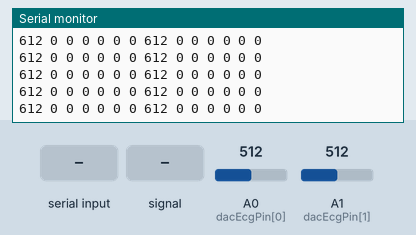
A sketch run on a simulated Arduino Uno, built with avr-gcc and run on an emulated ATmega328P. Parts: the last lines printed to the serial monitor. Inputs (shaded band) come from the test bench; at power-on: A0 (dacEcgPin[0]) = 512, A1 (dacEcgPin[1]) = 512.

Above: at 1.2 s.
1.3 s: "Reset1\n" received over the second serial link
4.3 s: A0 (dacEcgPin[0]) fed a 200 Hz sine of ±81 counts around its level
At 4.9 s:
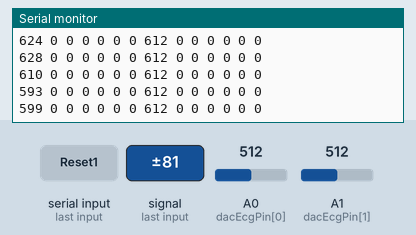
5.8 s: A1 (dacEcgPin[1]) fed a 200 Hz sine of ±81 counts around its level
At 6.7 s:
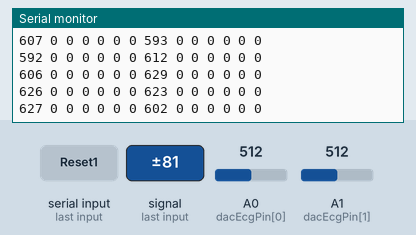
7.3 s: A0 (dacEcgPin[0]) set to 0
At 7.9 s:
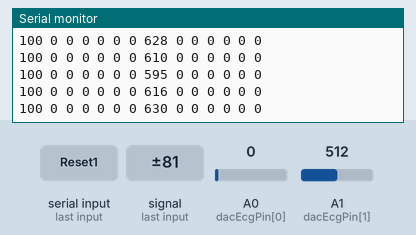
8.8 s: A1 (dacEcgPin[1]) set to 0
At 9.8 s:
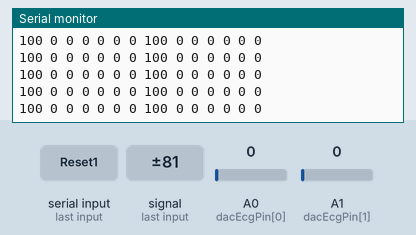
10.3 s: A0 (dacEcgPin[0]) set to 122
At 10.8 s:
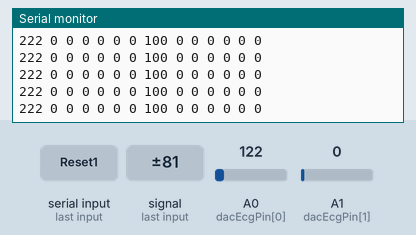
Timing chart, 0 to 12.8 s (numbered marks = the images above; inputs shaded):
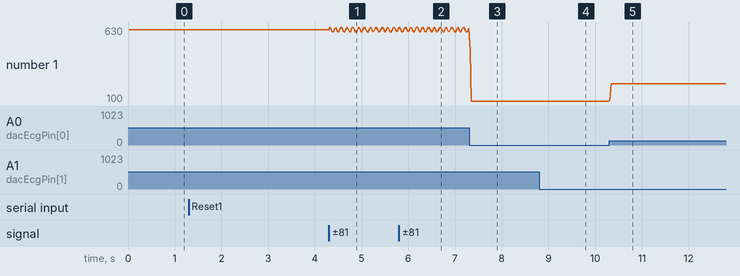

Measured:
- after the input at 4.3 s, the serial monitor: prints a new line at once (image 1)
- after the input at 5.8 s, the serial monitor: prints a new line at once (image 2)
- after the input at 10.3 s, the serial monitor: prints a new line at once (image 5)
- plotted number 1: 612 → 617 after the input at 4.3 s, 100 → 222 after the input at 10.3 s

The sketch:

Arduino.ino
```cpp
#include "sharedValues.h"

void setup() {
  Serial.begin(115200);
  canSetup();
  SoftSerialSetup();
}

void loop()
{
  ReadAndPrintDacSignal(0);
  ReadAndPrintDacSignal(1);
  readAndSendSoftSerial();
  canSend();
  for (int i = 0; i < 2; ++i) {
    for (int j = 0; j < 7; ++j) {
      Serial.print(patientData[i][j]);
      Serial.print(" ");
    }
  }
  Serial.println();
}
```

CAN.ino
```cpp
#include <SPI.h>
#include <mcp2515.h>

const unsigned int INTERVALCAN = 250;
const byte DIFFERENTMACHINEAMOUNT = 7;

struct can_frame canMsg;

byte ECGmachine = 0;
struct can_frame canMessages[DIFFERENTMACHINEAMOUNT];
unsigned short patientCount[DIFFERENTMACHINEAMOUNT];
bool readyToSend[DIFFERENTMACHINEAMOUNT];
unsigned long prevMillisCAN[DIFFERENTMACHINEAMOUNT];

MCP2515 mcp2515(10);

void canSetup() {

  for (int i = 0; i < DIFFERENTMACHINEAMOUNT; i++){
      canMessages[i].can_id = i;
      canMessages[i].can_dlc = 8;
      patientCount[i] = 0;
      readyToSend[i] = false;
      prevMillisCAN[i] = 0;
  }
  mcp2515.reset();
  mcp2515.setBitrate(CAN_125KBPS, MCP_8MHZ);
  mcp2515.setNormalMode();
//  Serial.println("Example: Write to CAN");
}

void addData(unsigned short data2, byte machineId, byte patientId)
{
  if(patientCount[machineId] < 8)
  {
    if(machineId == ECGmachine){
//      if(canMessages[ECGmachine].data[patientId] == 0){
      canMessages[ECGmachine].data[patientId] = map(data2, 1, 1000, 1, 255); // Has to be mapped, else the values will be too high.
      patientCount[ECGmachine]++;
//      }
    } else {
      canMessages[machineId].data[patientId] = (byte)data2;
      patientCount[machineId]++;
    }
  }

  /* TODO: Werkt nog niet helemaal! Alleen bij machine 0 is de patientcount soms 100 of 50 :/. */
//  if(patientCount[machineId] >= 8){
//    if(machineId == ECGmachine){
//      Serial.print("PatientCount > 8: ");
//      Serial.println(patientCount[machineId]);
//    }
//    readyToSend[machineId] = true;
//  }

}

void canSend() {
  unsigned long currentMillis = millis();
  for (int i = 0; i < DIFFERENTMACHINEAMOUNT; i++){
   if (currentMillis - prevMillisCAN[i] >= INTERVALCAN  || readyToSend[i]) {
    if(checkForValues(i)){
    mcp2515.sendMessage(&canMessages[i]);
//    Serial.println("send");
    }
    patientCount[i] = 0;
    readyToSend[i] = false;
    resetMessage(i);
    prevMillisCAN[i] = millis();
    }
  }

}

bool checkForValues(byte machineId){
  for(int i = 0; i < 8; i++){
    if(canMessages[machineId].data[i] != 0){
      return true;
    }
  }
  return false;
}

void resetMessage(byte machineId){
  for(int i = 0; i < 8; i++){
    canMessages[machineId].data[i] = 0;
  }
}
```

Ecg.ino
```cpp
const unsigned short dacEcgPin[2] = {A0, A1};
const unsigned int INTERVALECG = 0;
unsigned long prevMillisEcg = 0;


void ReadAndPrintDacSignal(unsigned short pin)
{
  unsigned long currentMillis = millis();
  if (currentMillis - prevMillisEcg >= INTERVALECG) {
    long sumI = 0;
    long countI = 0;
    long sumJ = 0;
    long countJ = 0;
    for (int i = 0; i < 10; i++) {
      long value;
      for (int j = 0; j < 10; j++) {
        value = analogRead(dacEcgPin[pin]);
        sumJ = sumJ + value;
        ++countJ;
      }
      value = sumJ / countJ;
      sumI = sumI + value;
      ++countI;
    }
    addData(sumI / countI, 0, 0);
    if (pin == 0)
    {
      //Serial.print("ecg signaal ");
      //Serial.println(sumI / countI);
    }
    patientData[pin][0] = 100 + (sumI / countI);
    //    if(pin == A1){
    ////          Serial.print(100 + (sumI / countI));
    //    } else {
    ////          Serial.print(sumI / countI);
    //    }
    //    Serial.print(" ");
    prevMillisEcg = currentMillis;
    //Serial.println(sumI / countI);
  }
}
```

SoftSerialIdReader.ino
```cpp
#include <SoftwareSerial.h>
#include "sharedValues.h"

#define rxPin 2
#define txPin 3
#define rxPin2 4
#define txPin2 5

SoftwareSerial idReader =  SoftwareSerial(rxPin, txPin);
SoftwareSerial dataReader =  SoftwareSerial(rxPin2, txPin2);

unsigned short data[10][25];

byte id;
byte machineId;
byte errorByte = 250;
bool writeOrRead = true;
long patientData[2][7];

void SoftSerialSetup()
{
  pinMode(rxPin, INPUT);
  pinMode(txPin, OUTPUT);
  pinMode(rxPin2, INPUT);
  pinMode(txPin2, OUTPUT);
  initialiseData();
  id = 0;
  machineId = 0;
  dataReader.begin(9600);
  idReader.begin(9600);
}

void initialiseData()
{
  for (int i = 0 ; i < 10 ; i++)
  {
    for (int j = 0 ; j < 25 ; j ++)
    {
      data[i][j] = 0;
    }
  }
}

unsigned long previousMillis = 0;
const byte RESPONSETIME = 30; // Deze moet 28ms zijn, want anders duurt het te lang en kunnen de wipwappen zich niet meer goed corrigeren.

void readAndSendSoftSerial()
{
  unsigned long currentMillis = millis();
  if (idReader.available() > 0 && writeOrRead) { // check eerst of er een id is verzonden en dat je ook in de lezen state zit.
    byte receivedData = idReader.read();
    id = receivedData % 10;
    machineId = (receivedData - id) / 10;
    if (id < 10 && machineId < 25) // De id klopt stuur een goed response en zorg ervoor dat data begint met lezen.
    {
      dataReader.listen();
      idReader.write(id); // Hier wordt patientID teruggestuurd voor extra veiligheid.
      writeOrRead = false;
      //       Serial.println("Valid id");
      previousMillis = currentMillis;
    }
    else // Gaat niet goed stuur een 2 om aan te geven dat het niet is gelukt en luister weer naar een id.
    {
      //       Serial.println("Reset1");
      idReader.write(2);
      writeOrRead = true;
    }
  }
  else if (currentMillis - previousMillis <= RESPONSETIME) // kijk of het antwoord binnen 50ms binnen komt, anders stuur error response.
  {
    if (dataReader.available() > 0 && !writeOrRead)
    {
      byte receivedData = dataReader.read();
      data[id][machineId] = receivedData;
      idReader.listen();
      writeOrRead = true;
      dataReader.write(1);
      addData(receivedData, machineId, id);

      if (machineId == 1) {
        patientData[id][1] = receivedData;
      } else if (machineId == 2) {
        patientData[id][2] = receivedData;
      } else if (machineId == 3) {
        patientData[id][3] = receivedData;
      } else if (machineId == 4) {
        patientData[id][4] = receivedData;
      } else if (machineId == 5) {
        patientData[id][5] = receivedData;
      } else if (machineId == 6) {
        patientData[id][6] = receivedData;
      }
    }
  }
  else
  {
    idReader.listen();
    writeOrRead = true;
    dataReader.write(2);
    idReader.write(2);
  }
}
```

sharedValues.h
```cpp
#ifndef SharedValues_h
#define SharedValues_h

extern long patientData[2][7];

#endif
```
